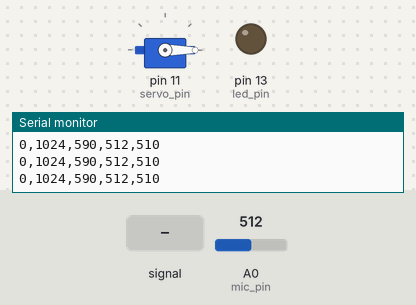
Simulated run of this sketch. Board: Arduino Uno, built with avr-gcc and run on an emulated ATmega328P. On the bench: servo, output pins drawn as LEDs (lit = HIGH), the last lines printed to the serial monitor. The inputs (shaded band) are chosen by the test bench; at power-on: A0 (mic_pin) = 512.

Above: at 2.2 s.
2.3 s: A0 (mic_pin) fed a 200 Hz sine of ±460 counts around its level
At 3.1 s:
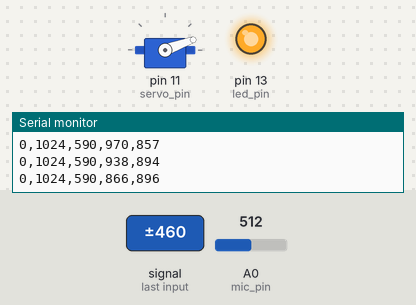
10.8 s: A0 (mic_pin) set to 608
13.2 s: A0 (mic_pin) set to 581
At 13.7 s:
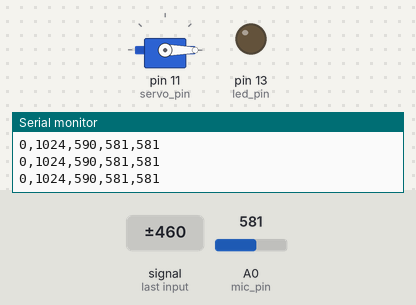
Timing chart, 0 to 15.7 s (numbered marks = the images above; inputs shaded):
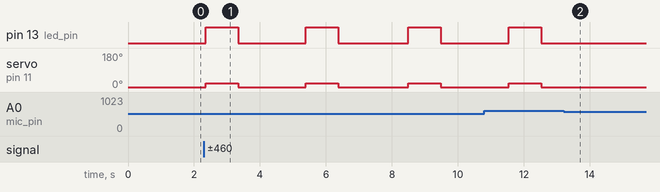

Measured:
- after the input at 2.3 s, pin 13 (led_pin): alternates HIGH for 0.98 s and LOW for 2.1 s, starting after 0.06 s; servo on pin 11 (servo_pin): alternates 20° for 0.98 s and 0° for 2.1 s, starting after 0.06 s
- after the input at 13.2 s, pin 13 (led_pin): stays LOW (without the input it goes to HIGH after 1.4 s); servo on pin 11 (servo_pin): stays 0° (without the input it goes to 20° after 1.4 s)

The sketch:

saltydog.ino
```cpp
#include "time.h"
#include "lpf.h"
#include <Servo.h>

// 0:debug MODE 1:実機 TEST MODE 2:実機 本番 MODE
#define MODE 2

// 0:シリアルプロット 1:Python 2:teraterm
#define PY 0

// pin配置
#if MODE == 0
const int mic_pin = A2;
const int led_pin =  4;

#elif MODE == 1
const int mic_pin =  A0;
const int led_pin = 13;

#elif MODE == 2
const int mic_pin =  A0;
const int led_pin = 13;
const int servo_pin = 11;

#endif

// サーボ設定
#if MODE == 2
Servo servo;
const int servo_1st_ang = 0;
const int servo_2nd_ang = 20;
#endif


// class
TimeClass wait_time1(1000);
TimeClass wait_time2(2000);

#if MODE == 0
LpfClass lpf1(0.6);
LpfClass lpf2(0.6);
#elif MODE == 1 || MODE == 2
LpfClass lpf1(0.5);
LpfClass lpf2(0.5);
#endif


// micの閾値
#if MODE == 0
const int siki_val = 540;
#elif MODE == 1 || MODE == 2
const int siki_val = 590;
#endif

//func
void set_pin_mode(void);
void set_serial(void);
void send_data(int, int);
void servo_move(int);


void setup()
{
  set_pin_mode();
  set_serial();

  #if MODE == 2
  servo.write(servo_1st_ang);
  delay(1000);
  #endif
}

void loop()
{
  // マイク生値の取得
  int mic_val = analogRead(mic_pin);
  // 生値にLPF
  int mic_val_lpf = lpf1.LPF(lpf2.LPF(mic_val));

  // シリアルでデータ送る
  send_data(mic_val, mic_val_lpf);

  //サーボ動かす
  servo_move(mic_val_lpf);
}

void set_pin_mode(void)
{
  pinMode(led_pin, OUTPUT);

  #if MODE == 2
  servo.attach(servo_pin);
  #endif
}

void set_serial(void)
{
  Serial.begin(9600);
  //while(!Serial);
}

void send_data(int nama, int lpf)
{
  #if PY == 0
  Serial.print(0);
  Serial.print(",");
  Serial.print(1024);
  Serial.print(",");
  Serial.print(siki_val);
  Serial.print(",");
  Serial.print(nama);
  Serial.print(",");
  Serial.print(lpf);
  Serial.print("\n");

  #elif PY == 1
  Serial.print(uint16_t(nama));

  #elif PY == 2
  Serial.println(uint16_t(nama));

  #endif
}

void servo_move(int val)
{
  static int count = 0;
  switch(count)
  {
  case 0:
    if(val > siki_val)
    {
      wait_time1.time_ms_wait(false);
      count = 1;
    }
    break;

  case 1:
    digitalWrite(led_pin, HIGH);

    #if MODE == 2
    //隠れる
    servo.write(servo_2nd_ang);
    #endif

    if(!wait_time1.time_ms_wait(true))
    {
      digitalWrite(led_pin, LOW);
      wait_time2.time_ms_wait(false);
      count = 2;
      #if MODE == 2
      // 初期位置に戻す（ノイズ対策のため閾値判定付近ではサーボ動かない）
      servo.write(servo_1st_ang);
      #endif
    }
    break;

  case 2:
    if(!wait_time2.time_ms_wait(true))
    {
      count = 0;
    }
    break;
  }
}
```

lpf.cpp
```cpp
#include "Arduino.h"
#include "lpf.h"

LpfClass::LpfClass(double a){
    this->a = a;
}

int LpfClass::LPF(int x){
    y = a * y + (1-a) * x;
    return y;
}
```

lpf.h
```cpp
#ifndef lpf_h
#define lpf_h

class LpfClass{
private:
  double a = 0.0;
  int y = 0;

public:
  LpfClass(double a);
  int LPF(int x);
};

#endif
```

time.cpp
```cpp
#include "Arduino.h"
#include "time.h"

/*
引数：設定したい待ち時間(ms)
戻り値：なし
wait_timeに設定したい待ち時間を入れる
*/
TimeClass::TimeClass(int t){
    wait_time = t;
}

/*
引数：false -> タイマーをリセットする true -> タイマーを開始する
戻り値：状態フラグ
タイマーを開始したあと設定した時間内ならtrueをそれ以外はfalseを返す
*/
bool TimeClass::time_ms_wait(bool f){
    if(f){
      time2 = millis();
      if((time2 - time1) <= wait_time){
        return true;
      }
      else{
        return false;
      }
    }
    else{
      time1 = millis();
      return false;
    }
}
```

time.h
```cpp
#ifndef time_h
#define time_h

class TimeClass{
private:
  unsigned long time1 = 0;
  unsigned long time2 = 0;
  int wait_time = 0;

public:
  TimeClass(int t);
  bool time_ms_wait(bool f);
};

#endif
```
